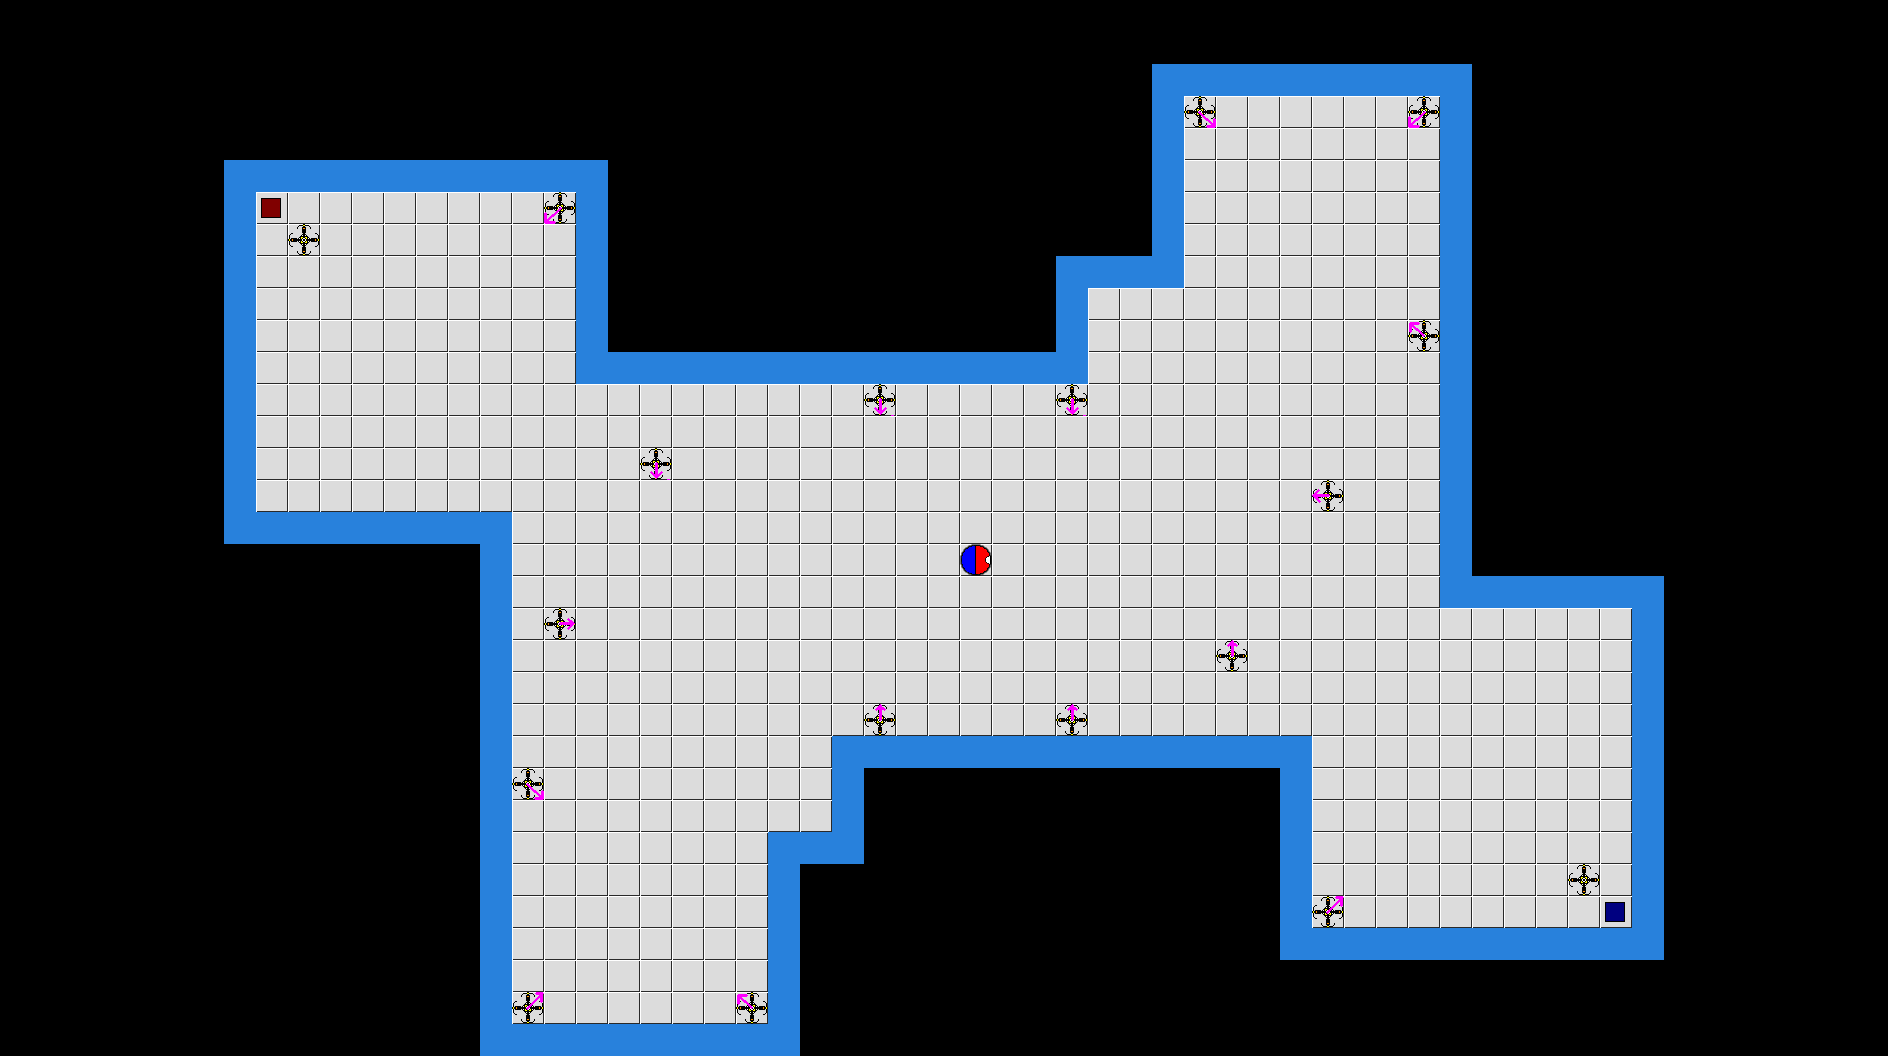

A level layout from a 2D game, rendered from its tile map. Below: a short description, then the map file with its tile-grid data intact:
An orthogonal 59x33 tile map with 32x32 px tiles, 1 tile layer (Camada de Tiles 1).

<map version="1.0" orientation="orthogonal" width="59" height="33" tilewidth="32" tileheight="32">
 <tileset firstgid="1" name="tileset" tilewidth="32" tileheight="32">
  <image source="tileset.png" width="160" height="160" />
 </tileset>
 <layer name="Camada de Tiles 1" width="59" height="33">
  <data encoding="csv">
0,0,0,0,0,0,0,0,0,0,0,0,0,0,0,0,0,0,0,0,0,0,0,0,0,0,0,0,0,0,0,0,0,0,0,0,0,0,0,0,0,0,0,0,0,0,0,0,0,0,0,0,0,0,0,0,0,0,0,
0,0,0,0,0,0,0,0,0,0,0,0,0,0,0,0,0,0,0,0,0,0,0,0,0,0,0,0,0,0,0,0,0,0,0,0,0,0,0,0,0,0,0,0,0,0,0,0,0,0,0,0,0,0,0,0,0,0,0,
0,0,0,0,0,0,0,0,0,0,0,0,0,0,0,0,0,0,0,0,0,0,0,0,0,0,0,0,0,0,0,0,0,0,0,0,2,2,2,2,2,2,2,2,2,2,0,0,0,0,0,0,0,0,0,0,0,0,0,
0,0,0,0,0,0,0,0,0,0,0,0,0,0,0,0,0,0,0,0,0,0,0,0,0,0,0,0,0,0,0,0,0,0,0,0,2,9,1,1,1,1,1,1,11,2,0,0,0,0,0,0,0,0,0,0,0,0,0,
0,0,0,0,0,0,0,0,0,0,0,0,0,0,0,0,0,0,0,0,0,0,0,0,0,0,0,0,0,0,0,0,0,0,0,0,2,1,1,1,1,1,1,1,1,2,0,0,0,0,0,0,0,0,0,0,0,0,0,
0,0,0,0,0,0,0,2,2,2,2,2,2,2,2,2,2,2,2,0,0,0,0,0,0,0,0,0,0,0,0,0,0,0,0,0,2,1,1,1,1,1,1,1,1,2,0,0,0,0,0,0,0,0,0,0,0,0,0,
0,0,0,0,0,0,0,2,5,1,1,1,1,1,1,1,1,11,2,0,0,0,0,0,0,0,0,0,0,0,0,0,0,0,0,0,2,1,1,1,1,1,1,1,1,2,0,0,0,0,0,0,0,0,0,0,0,0,0,
0,0,0,0,0,0,0,2,1,7,1,1,1,1,1,1,1,1,2,0,0,0,0,0,0,0,0,0,0,0,0,0,0,0,0,0,2,1,1,1,1,1,1,1,1,2,0,0,0,0,0,0,0,0,0,0,0,0,0,
0,0,0,0,0,0,0,2,1,1,1,1,1,1,1,1,1,1,2,0,0,0,0,0,0,0,0,0,0,0,0,0,0,2,2,2,2,1,1,1,1,1,1,1,1,2,0,0,0,0,0,0,0,0,0,0,0,0,0,
0,0,0,0,0,0,0,2,1,1,1,1,1,1,1,1,1,1,2,0,0,0,0,0,0,0,0,0,0,0,0,0,0,2,1,1,1,1,1,1,1,1,1,1,1,2,0,0,0,0,0,0,0,0,0,0,0,0,0,
0,0,0,0,0,0,0,2,1,1,1,1,1,1,1,1,1,1,2,0,0,0,0,0,0,0,0,0,0,0,0,0,0,2,1,1,1,1,1,1,1,1,1,1,13,2,0,0,0,0,0,0,0,0,0,0,0,0,0,
0,0,0,0,0,0,0,2,1,1,1,1,1,1,1,1,1,1,2,2,2,2,2,2,2,2,2,2,2,2,2,2,2,2,1,1,1,1,1,1,1,1,1,1,1,2,0,0,0,0,0,0,0,0,0,0,0,0,0,
0,0,0,0,0,0,0,2,1,1,1,1,1,1,1,1,1,1,1,1,1,1,1,1,1,1,1,10,1,1,1,1,1,10,1,1,1,1,1,1,1,1,1,1,1,2,0,0,0,0,0,0,0,0,0,0,0,0,0,
0,0,0,0,0,0,0,2,1,1,1,1,1,1,1,1,1,1,1,1,1,1,1,1,1,1,1,1,1,1,1,1,1,1,1,1,1,1,1,1,1,1,1,1,1,2,0,0,0,0,0,0,0,0,0,0,0,0,0,
0,0,0,0,0,0,0,2,1,1,1,1,1,1,1,1,1,1,1,1,10,1,1,1,1,1,1,1,1,1,1,1,1,1,1,1,1,1,1,1,1,1,1,1,1,2,0,0,0,0,0,0,0,0,0,0,0,0,0,
0,0,0,0,0,0,0,2,1,1,1,1,1,1,1,1,1,1,1,1,1,1,1,1,1,1,1,1,1,1,1,1,1,1,1,1,1,1,1,1,1,12,1,1,1,2,0,0,0,0,0,0,0,0,0,0,0,0,0,
0,0,0,0,0,0,0,2,2,2,2,2,2,2,2,2,1,1,1,1,1,1,1,1,1,1,1,1,1,1,1,1,1,1,1,1,1,1,1,1,1,1,1,1,1,2,0,0,0,0,0,0,0,0,0,0,0,0,0,
0,0,0,0,0,0,0,0,0,0,0,0,0,0,0,2,1,1,1,1,1,1,1,1,1,1,1,1,1,1,3,1,1,1,1,1,1,1,1,1,1,1,1,1,1,2,0,0,0,0,0,0,0,0,0,0,0,0,0,
0,0,0,0,0,0,0,0,0,0,0,0,0,0,0,2,1,1,1,1,1,1,1,1,1,1,1,1,1,1,1,1,1,1,1,1,1,1,1,1,1,1,1,1,1,2,2,2,2,2,2,2,0,0,0,0,0,0,0,
0,0,0,0,0,0,0,0,0,0,0,0,0,0,0,2,1,8,1,1,1,1,1,1,1,1,1,1,1,1,1,1,1,1,1,1,1,1,1,1,1,1,1,1,1,1,1,1,1,1,1,2,0,0,0,0,0,0,0,
0,0,0,0,0,0,0,0,0,0,0,0,0,0,0,2,1,1,1,1,1,1,1,1,1,1,1,1,1,1,1,1,1,1,1,1,1,1,14,1,1,1,1,1,1,1,1,1,1,1,1,2,0,0,0,0,0,0,0,
0,0,0,0,0,0,0,0,0,0,0,0,0,0,0,2,1,1,1,1,1,1,1,1,1,1,1,1,1,1,1,1,1,1,1,1,1,1,1,1,1,1,1,1,1,1,1,1,1,1,1,2,0,0,0,0,0,0,0,
0,0,0,0,0,0,0,0,0,0,0,0,0,0,0,2,1,1,1,1,1,1,1,1,1,1,1,14,1,1,1,1,1,14,1,1,1,1,1,1,1,1,1,1,1,1,1,1,1,1,1,2,0,0,0,0,0,0,0,
0,0,0,0,0,0,0,0,0,0,0,0,0,0,0,2,1,1,1,1,1,1,1,1,1,1,2,2,2,2,2,2,2,2,2,2,2,2,2,2,2,1,1,1,1,1,1,1,1,1,1,2,0,0,0,0,0,0,0,
0,0,0,0,0,0,0,0,0,0,0,0,0,0,0,2,9,1,1,1,1,1,1,1,1,1,2,0,0,0,0,0,0,0,0,0,0,0,0,0,2,1,1,1,1,1,1,1,1,1,1,2,0,0,0,0,0,0,0,
0,0,0,0,0,0,0,0,0,0,0,0,0,0,0,2,1,1,1,1,1,1,1,1,1,1,2,0,0,0,0,0,0,0,0,0,0,0,0,0,2,1,1,1,1,1,1,1,1,1,1,2,0,0,0,0,0,0,0,
0,0,0,0,0,0,0,0,0,0,0,0,0,0,0,2,1,1,1,1,1,1,1,1,2,2,2,0,0,0,0,0,0,0,0,0,0,0,0,0,2,1,1,1,1,1,1,1,1,1,1,2,0,0,0,0,0,0,0,
0,0,0,0,0,0,0,0,0,0,0,0,0,0,0,2,1,1,1,1,1,1,1,1,2,0,0,0,0,0,0,0,0,0,0,0,0,0,0,0,2,1,1,1,1,1,1,1,1,7,1,2,0,0,0,0,0,0,0,
0,0,0,0,0,0,0,0,0,0,0,0,0,0,0,2,1,1,1,1,1,1,1,1,2,0,0,0,0,0,0,0,0,0,0,0,0,0,0,0,2,15,1,1,1,1,1,1,1,1,4,2,0,0,0,0,0,0,0,
0,0,0,0,0,0,0,0,0,0,0,0,0,0,0,2,1,1,1,1,1,1,1,1,2,0,0,0,0,0,0,0,0,0,0,0,0,0,0,0,2,2,2,2,2,2,2,2,2,2,2,2,0,0,0,0,0,0,0,
0,0,0,0,0,0,0,0,0,0,0,0,0,0,0,2,1,1,1,1,1,1,1,1,2,0,0,0,0,0,0,0,0,0,0,0,0,0,0,0,0,0,0,0,0,0,0,0,0,0,0,0,0,0,0,0,0,0,0,
0,0,0,0,0,0,0,0,0,0,0,0,0,0,0,2,15,1,1,1,1,1,1,13,2,0,0,0,0,0,0,0,0,0,0,0,0,0,0,0,0,0,0,0,0,0,0,0,0,0,0,0,0,0,0,0,0,0,0,
0,0,0,0,0,0,0,0,0,0,0,0,0,0,0,2,2,2,2,2,2,2,2,2,2,0,0,0,0,0,0,0,0,0,0,0,0,0,0,0,0,0,0,0,0,0,0,0,0,0,0,0,0,0,0,0,0,0,0
</data>
 </layer>
</map>